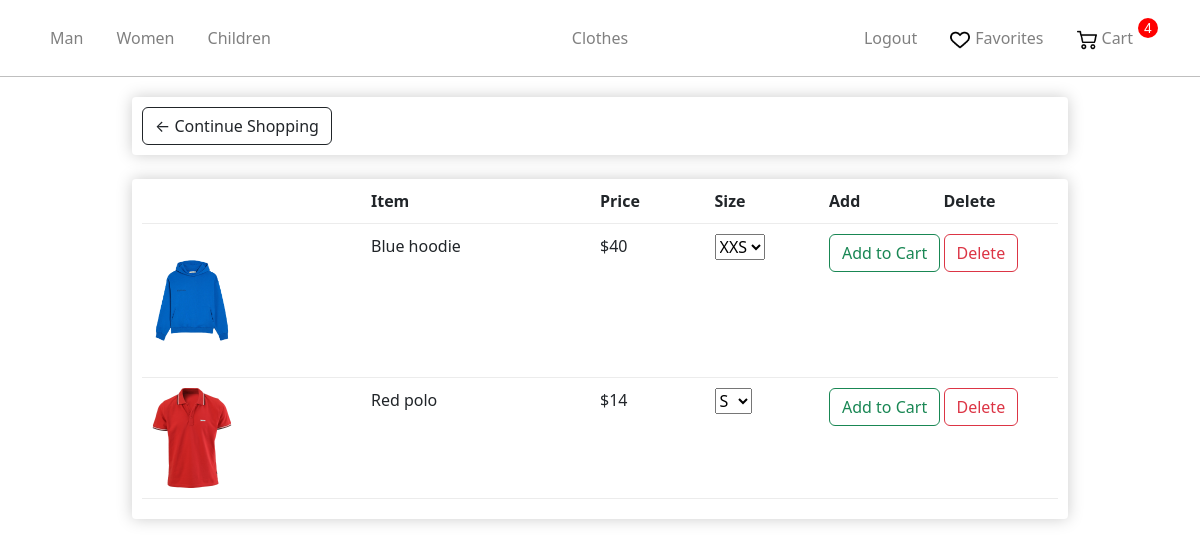
/liked/ (signed in), run on the app's committed database.
### store/models.py (models this page shows, shortened)
class Gender(models.Model):
    name = models.CharField(max_length=100, db_index=True)
    slug = models.SlugField(max_length=255, unique=True, db_index=True)
    categories_id = models.ManyToManyField('Category')
    def get_absolute_url(self):
        return reverse('gender', kwargs={'gender_slug': self.slug})

class Order(models.Model):
    user = models.ForeignKey('User', on_delete=models.CASCADE)
    products = models.ManyToManyField('OrderProduct')
    time_create = models.DateTimeField(auto_now_add=True)
    ordered = models.BooleanField(default=False)
    address = models.ForeignKey('Address', on_delete=models.SET_NULL, blank=True, null=True)
    promo_code = models.CharField(max_length=50, blank=True)
    discount_percent = models.IntegerField(default=0)

class Product(models.Model):
    AVAILABILITY =(
        ('Y', 'В наличии'),
        ('N', 'Нет в наличии'),
    )
    name = models.CharField(max_length=255)
    slug = models.SlugField(max_length=255, unique=True, db_index=True)
    description = models.TextField(blank=True)
    discount = models.BooleanField(default=False)
    price = models.IntegerField()
    price_discount = models.IntegerField(blank=True)
    photo = models.ImageField(upload_to="photos")
    availability = models.CharField(max_length=1,choices = AVAILABILITY,default = '')
    cat = models.ForeignKey('Category', on_delete=models.PROTECT)
    gender = models.ForeignKey('Gender', on_delete=models.PROTECT)
    sizes = models.ManyToManyField('Size')
    def get_delete_favorite(self):
        return reverse('delete_from_favorite', kwargs={'product_pk': self.pk})

### store/views.py (the view)
# urls.py: path('liked/', views.liked, name="liked"),
def liked(request):
    if not request.user.is_authenticated:
        return redirect("login")
    context = {}
    try:
        favorite = Favorite.objects.get(user=request.user)
    except:
        favorite = Favorite.objects.create(user=request.user)
    context['favorite'] = favorite
    context = get_user_context(context,request)
    return render(request, 'store/liked.html', context)

### store/utils.py (called while the page is built)
def get_user_context(dict,request):
    context = dict
    genders = Gender.objects.all()
    ordered = 1
    if not request.user.is_authenticated:
        ordered = 0
    else:
        order_qs = Order.objects.filter(user=request.user, ordered=False)
        if order_qs.exists():
            context["order"] = order_qs[0]
        else:
            ordered = 0
    context["genders"] = genders
    context["gender_selected"] = -1
    context["cat_selected"] = -1
    context["ordered"] = ordered
    return context

### store/templates/store/liked.html (shortened to what this page needs)
{% extends 'store/layout.html' %}
{% load static %}
{% load store_tags %}
{% block content %}
    <link rel="stylesheet" href="{% static 'store/css/CategoriesCartCheckout.css' %}">
	<div class="row">
		<div class="col-lg-12">
			<div class="box-element">
				<a  class="btn btn-outline-dark" href="{% url 'main' %}">&#x2190; Continue Shopping</a>
				<br>
			</div>
			<br>
			<div class="box-element">
				<div class="cart-row">
					<div style="flex:2"></div>
					<div style="flex:2"><strong>Item</strong></div>
					<div style="flex:1"><strong>Price</strong></div>
                    <div style="flex:1"><strong>Size</strong></div>
					<div style="flex:1"><strong>Add</strong></div>
					<div style="flex:1"><strong>Delete</strong></div>
				</div>
				{%for product in favorite.products.all%}
				<div class="cart-row">
					<div style="flex:2"><img class="row-image" src="{{product.photo.url}}"></div>
					<div style="flex:2"><p>{{product.name}}</p></div>
					<div style="flex:1"><p>${{product.price}}</p></div>
					<div style="flex:1">
						<select name="sizes" id="{{product.name}}">
						{%for size in product.sizes.all%}
            			<option value="{{size.name}}">{{size.name}}</option>
						{%endfor%}
						</select>
                    </div>
			    <div style="flex:1">
                    <input style="flex:1" type="button" id="addcart_{{product.slug}}" value="Add to Cart" class="btn btn-outline-success add-btn"  name="">
                </div>
					<div style="flex:1">
                        <a href = "{{product.get_delete_favorite}}" class="btn btn-outline-danger add-btn">Delete</a>
                    </div>
				</div>
				{%endfor%}
			</div>
		</div>
	</div>
{% endblock %}

### store/templates/store/layout.html (shortened to what this page needs)
{% load static %}
<!doctype html>
<html lang="en">
<head>
    <link rel="stylesheet" href="https://cdn.jsdelivr.net/npm/bootstrap@5.2.3/dist/css/bootstrap.min.css">
    <link rel="stylesheet" href="{% static 'store/css/main.css' %}">
</head>
<body>
    <nav class="navbar navbar-expand-sm navbar-dark main-nav">
    <div class="container justify-content-center">
        <ul class="nav navbar-nav w-100 flex-nowrap">
            {% for gender in genders%}
            <li class="nav-item active">
                {%if gender == gender_selected%}
                <p class="nav-link-selected lk" >{{gender.name}}</p>
                {%else%}
                <a class="nav-link lk" href="{{gender.get_absolute_url}}">{{gender.name}}</a>
                {%endif%}
            {% endfor %}
        </ul>
        <ul class="nav navbar-nav justify-content-center">
            <li class="nav-item"><a class="nav-link" href="{% url 'main' %}">Clothes</a></li>
        </ul>
        <ul class="nav navbar-nav w-100 justify-content-end">
            {% if request.user.is_authenticated %}
            <li class="nav-item">
                <a class="nav-link lk" href="{% url 'logout' %}">Logout</a>
            </li>
            {%endif%}
            <li class="nav-item">
                <a class="nav-link lk icon" href="{% url 'liked' %}"><img src="../../static/store/img/heart.png" alt="Heart Icon">Favorites</a>
            </li>
            <li class="nav-item">
                {%if not ordered%}
                    <p class="cart-total">0</p>
                {%else%}
                    <p class="cart-total">{{order.products.count}}</p>
                {%endif%}
                <a class="nav-link lk icon" href="{% url 'cart' %}"><img src="../../static/store/img/shopping-cart.png" alt="Cart Icon">Cart</a>
            </li>
        </ul>
    </div>
    </nav>
    <hr class="nav">
    {% block content %}
    {% endblock %}
</body>
</html>

### store/static/store/css/main.css (style rules this page uses)
.navbar .icon img { height: 20px; vertical-align: middle; margin-right: 5px; }
.navbar { padding: 18px; }
.navbar-expand-sm .navbar-nav .lk { padding-right: 25px; }
.navbar-nav .nav-link { color: gray; transition: color 0.2s ease-in-out; }
.navbar .cart-total { display: block; text-align: center; color: white; background-color: red; width: 20px; height: 20px; border-radius: 50%; font-size: 14px; font-family: Arial , sans-serif; float: right; }
hr { margin: 0; color: black; }

### store/static/store/css/CategoriesCartCheckout.css (style rules this page uses)
.box-element { box-shadow:hsl(0, 0%, 80%) 0 0 16px; background-color: white; border-radius: 4px; padding: 10px; }
.col-lg-12 { max-width: 80%; margin: 0 auto; }
.row { display: flex; justify-content: center; align-items: center; margin-top: 20px; width: 100%; margin-left: 0; }
.row-image { width: 100px; }
.cart-row { display: flex; align-items: flex-stretch; padding-bottom: 10px; margin-bottom: 10px; border-bottom: 1px solid #ececec; }

### data on the page
Gender: name "Man"
Gender: name "Women"
Gender: name "Children"
Order: products.count "4"
Product: photo (picture), name "Blue hoodie", price "40"
Product: photo (picture), name "Red polo", price "14"

### other printed values
form field sizes "XXS"
form field sizes "S"
